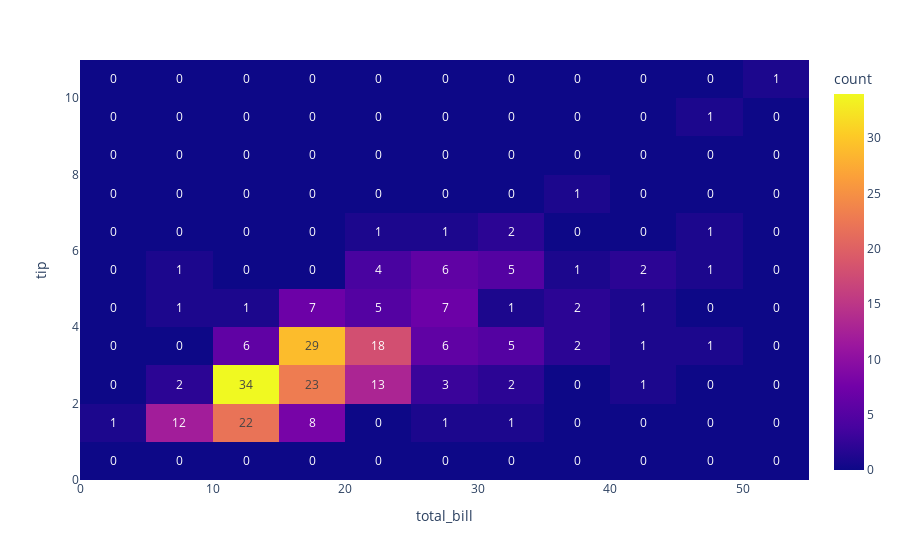

This figure's notebook cell:
### Markdown cell above
#### Displaying text

### Code cell
import plotly.express as px
df = px.data.tips()

fig = px.density_heatmap(df, x="total_bill", y="tip", text_auto=True)
fig.show()

### Figure 1 — Plotly figure (JSON) as saved in the notebook; plotly's stock layout.template omitted (floating-point values rounded to 4 significant figures; data arrays with more than 128 entries replaced by an {"elided": "..."} marker saying what was removed)
{"data": [{"coloraxis": "coloraxis", "hovertemplate": "total_bill=%{x}<br>tip=%{y}<br>count=%{z}<extra></extra>", "name": "", "texttemplate": "%{z}", "type": "histogram2d", "x": {"elided": "244 float values"}, "xaxis": "x", "xbingroup": "x", "y": {"elided": "244 float values"}, "yaxis": "y", "ybingroup": "y"}], "layout": {"coloraxis": {"colorbar": {"title": {"text": "count"}}, "colorscale": [[0, "#0d0887"], [0.1111, "#46039f"], [0.2222, "#7201a8"], [0.3333, "#9c179e"], [0.4444, "#bd3786"], [0.5556, "#d8576b"], [0.6667, "#ed7953"], [0.7778, "#fb9f3a"], [0.8889, "#fdca26"], [1, "#f0f921"]]}, "legend": {"tracegroupgap": 0}, "margin": {"t": 60}, "xaxis": {"anchor": "y", "domain": [0, 1], "title": {"text": "total_bill"}}, "yaxis": {"anchor": "x", "domain": [0, 1], "title": {"text": "tip"}}}}
